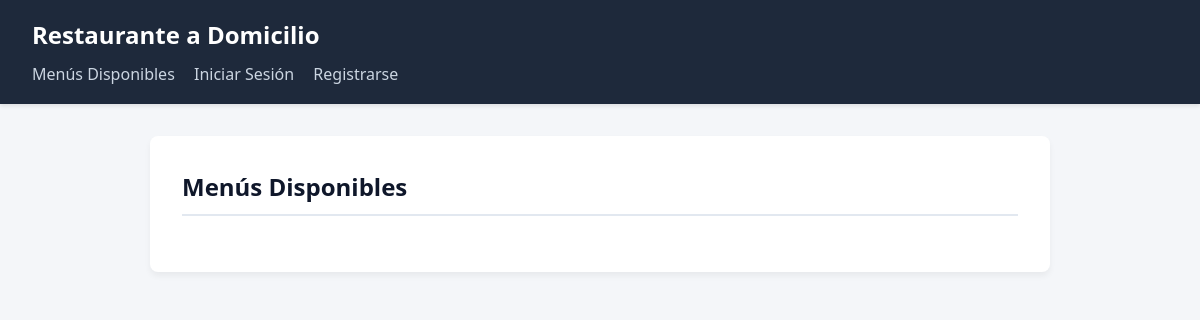
The app's page /catalogo/menus/, older data.
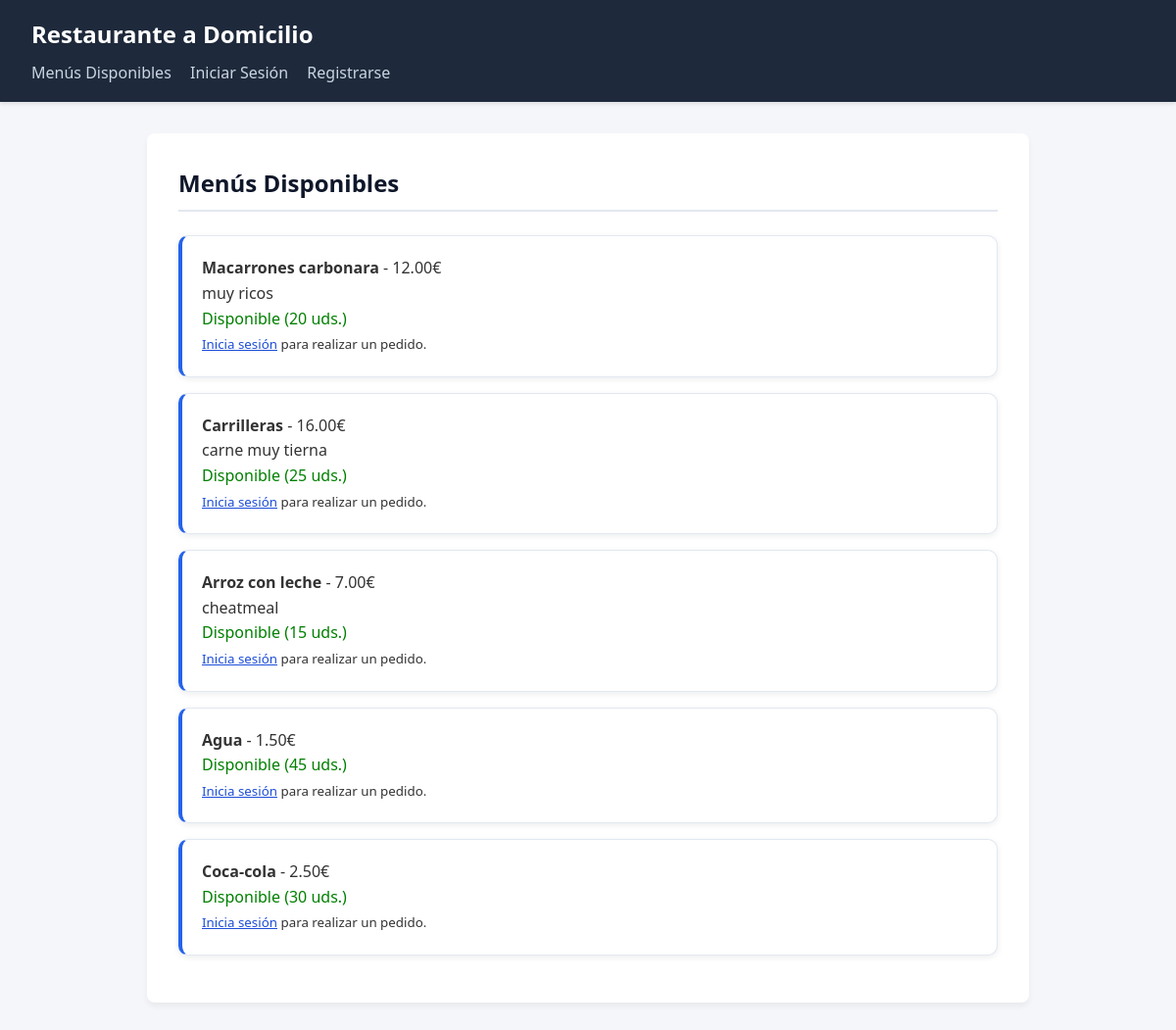
The same page, newer data.
### catalogo/models.py (models this page shows, shortened)
class Plato(models.Model):
    CATEGORIAS = [
    ('PRIMERO', 'Primer plato'),
    ('SEGUNDO', 'Segundo plato'),
    ('POSTRE', 'Postre'),
    ('BEBIDA', 'Bebida'),]
    nombre = models.CharField(max_length=100, verbose_name="Nombre")
    descripcion = models.TextField(blank=True, null=True, verbose_name="Descripción")
    categoria = models.CharField(max_length=20, choices=CATEGORIAS, verbose_name="Categoría")
    precio = models.DecimalField(max_digits=6, decimal_places=2, verbose_name="Precio (€)")
    calorias = models.PositiveIntegerField(verbose_name="Calorías (kcal)")
    num_disponible = models.PositiveIntegerField(default=0, verbose_name="Número disponible")
    @property
    def disponible(self):
        return self.num_disponible > 0

### catalogo/views.py (the view)
# urls.py: path('menus/', MenusDisponiblesView.as_view(), name='menus_disponibles'),
class MenusDisponiblesView(ListView):
    model = Plato
    template_name = 'Catalogo/menus.html'
    context_object_name = 'platos'

### catalogo/templates/Catalogo/menus.html
{% extends 'base.html' %}
{% block content %}
  <h2>Menús Disponibles</h2>
  <ul>
    {% for plato in platos %}
      <li>
        <strong>{{ plato.nombre }}</strong> - {{ plato.precio }}€<br>
        <p>{{ plato.descripcion }}</p>
        {% if plato.num_disponible > 0 %}
          <span style="color: green;">Disponible ({{ plato.num_disponible }} uds.)</span>
          {% if user.is_authenticated %}
            <form method="POST" action="{% url 'pedidos:hacer_pedido' plato.id %}" style="margin-top: 10px;">
              {% csrf_token %}
              <label for="cantidad">Cantidad:</label>
              <input type="number" name="cantidad" value="1" min="1" max="{{ plato.num_disponible }}">
              <input type="submit" value="Pedir ahora">
            </form>
          {% else %}
            <p><small><a href="{% url 'gestion:login' %}">Inicia sesión</a> para realizar un pedido.</small></p>
          {% endif %}
        {% else %}
          <span style="color: red; font-weight: bold;">AGOTADO</span>
        {% endif %}
      </li>
    {% endfor %}
  </ul>
{% endblock %}

Row changes from the older to the newer data that the page shows:
added Plato: nombre "Macarrones carbonara", precio "12.00", descripcion "muy ricos", num_disponible "20"
added Plato: nombre "Carrilleras", precio "16.00", descripcion "carne muy tierna", num_disponible "25"
added Plato: nombre "Arroz con leche", precio "7.00", descripcion "cheatmeal", num_disponible "15"
added Plato: nombre "Agua", precio "1.50", num_disponible "45"
added Plato: nombre "Coca-cola", precio "2.50", num_disponible "30"
